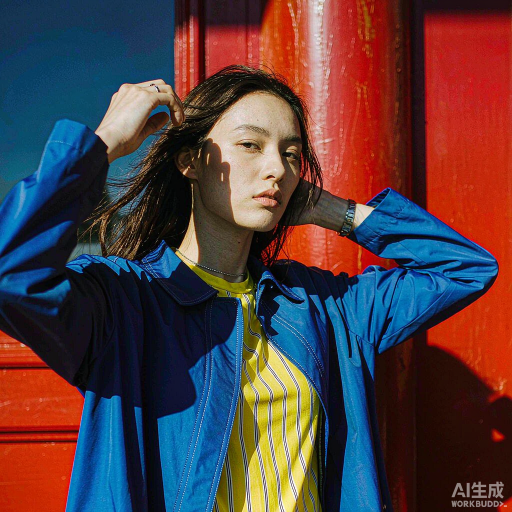
#> input picture tools/thumb-bases/raw/Editorial_photo_shot_in_hard_d_2026-11-02T18-02-45.png, 1024 x 1024 px (shown at 1/2 size); its folder holds 3 pictures in this run
$ python gen-thumb-pack.py
#> lines starting #> are read from the running program, lines starting #| are printed output that depends on the picture
#!/usr/bin/env python
# -*- coding: utf-8 -*-
"""
把取景底片打成一个**本地素材包**（`.yjpack`）—— 缩略图生成器只认这个包。

## 为什么底片要装进包里，而不是散在 tools/thumb-bases/

底片以前是两张散图（base-a.png / base-b.png）。散图的问题是**没有出处**：
图是谁、什么时候、按什么要求生成/挑选的，全靠一句注释。换人接手时无从判断，
于是下一次"顺手换张好看的图"就会把缩略图的可辨识度悄悄弄没（这个坑踩过一次：
逆光黄昏人像缩到 100px 之后六种调色看着一样，等于整页缩略图白做）。

打成 `.yjpack` 之后：
  · 底片和产品里"导入素材包"是**同一个格式**，有清单、有名字、有来源说明；
  · 生成器从包里取图（`zipfile` 直读，不用解压到磁盘），包里没有就报错，
    不会静默退回某个"还在的老文件"；
  · 想换底片 = 换包，不碰代码。

## 底片的选型要求（不是随便找张好看的图）

必须在**缩到 192px 之后**仍然一眼能读出「色相偏移 / 光晕 / 颗粒 / 模糊 / 边缘」这五件事。
实测有效的共同点是：**硬光、高饱和、有明确的大色块彼此相邻**（红墙 / 蓝衣 / 黄条纹 / 蓝天）。
低反差、灰调、逆光的画面在卡片尺寸上各种调色看着一个样 —— 这正是参考项目踩过并写进提交说明的坑。

⚠️ 底片是**生成用素材，不进安装包**（本目录不在 packages/ 下，不被打包）。
   重新打包：`python tools/gen-thumb-pack.py`
   素材来源：`tools/thumb-bases/raw/*.png`（本项目用 AI 生成，无水印区域经中心裁切剔除）
"""
import json
import os
import sys
import zipfile

from PIL import Image

ROOT = os.path.abspath(os.path.join(os.path.dirname(__file__), '..'))
BASE_DIR = os.path.join(ROOT, 'tools', 'thumb-bases')
RAW_DIR = os.path.join(BASE_DIR, 'raw')
PACK = os.path.join(BASE_DIR, 'frames.yjpack')

# 输出边长。生成器最终只用 192px，但底片要留够余量：
# 转场缩略图会把 A/B 两张各自缩放，留 640 才能在缩放后仍然锐利。
SIZE = 640

# [5 lines of commented-out code are left out]
ITEMS = [
    ('a', 'portrait', '人像·硬光', 'Editorial_photo_shot_in_hard_d'),
    ('b', 'scene', '风景·丹霞', 'Landscape_photo_in_hard_midday'),
    ('c', 'food', '美食·红油', 'Close_up_food_photo__extremely'),
    ('d', 'night', '夜色·霓虹', 'Night_city_street_after_rain'),
]


def pick_raw(prefix):
    """按前缀找源图。找不到就报错 —— 不猜、不退回别的图。"""
#> in main, im is the input picture: PIL image 1024x1024 RGB; mean R, G, B 82.6, 60.9, 63.8
    if not os.path.isdir(RAW_DIR):
        raise SystemExit('缺少源素材目录：%s' % RAW_DIR)
    hits = sorted(
        f for f in os.listdir(RAW_DIR)
        if f.startswith(prefix) and f.lower().endswith(('.png', '.jpg', '.jpeg', '.webp'))
    )
    if not hits:
        raise SystemExit('缺少源素材：%s*（在 %s 里）' % (prefix, RAW_DIR))
    return os.path.join(RAW_DIR, hits[-1])


def center_crop(im, size):
    """
    裁出 1:1 底片，**刻意避开右下角**。

    AI 生成图右下角固定带「AI生成 / WORKBUDDY」水印（实测在原图 x≈894-1008、
    y≈959-1008，即最外 15%）。底片会出现在每一张缩略图上，水印必须一点不留 ——
    先切掉右侧与底部各 15% 再在剩下的 85% 里取中心方形，
    这样无论水印具体几像素宽，都落在画外。
    （一开始按"中心 1:1 裁切就能裁掉"处理过，结果水印原样留在了缩略图右下角。）
    """
#> called with size = 640
    w, h = im.size
#> w = 1024; h = 1024
    keep_w = int(w * 0.85)
#> keep_w = 870
    keep_h = int(h * 0.85)
#> keep_h = 870
    im = im.crop((0, 0, keep_w, keep_h))
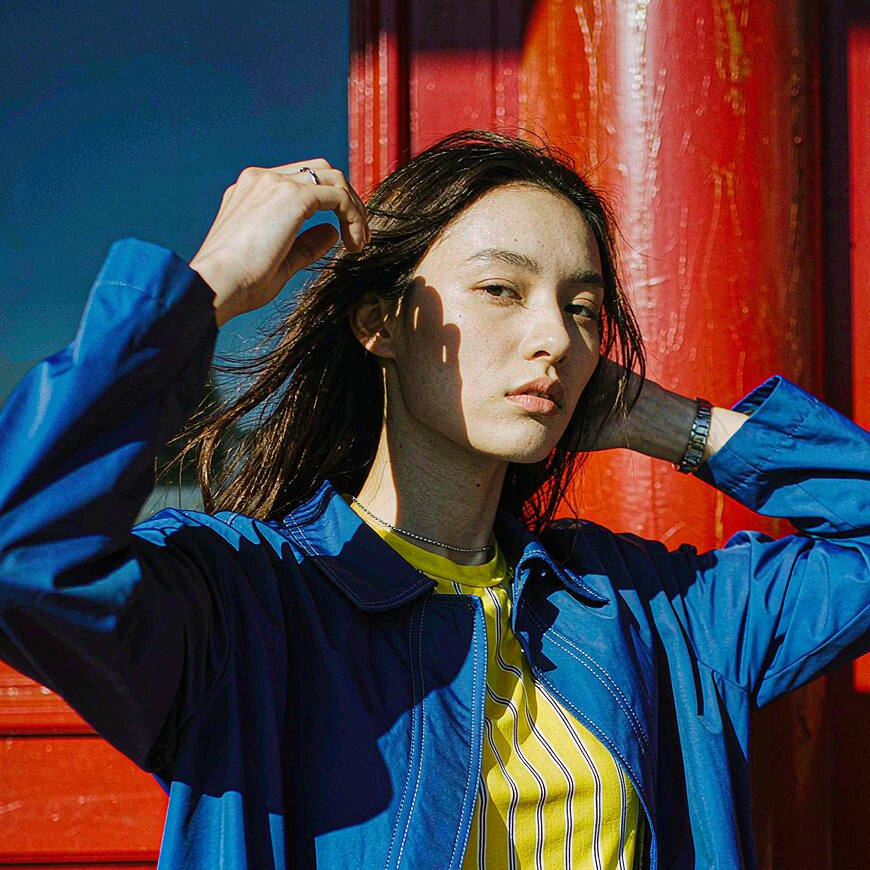
#> im: PIL image 870x870 RGB; mean R, G, B 73.1, 62.3, 68.3
    w, h = im.size
#> w = 870; h = 870
    side = min(w, h)
#> side = 870
    left = (w - side) // 2
#> left = 0
    top = (h - side) // 2
#> top = 0
    im = im.crop((left, top, left + side, top + side))
    return im.resize((size, size), Image.LANCZOS)


def main():
    tmp = os.path.join(BASE_DIR, '_pack_tmp')
    os.makedirs(tmp, exist_ok=True)

    items = []
    for which, slug, label, prefix in ITEMS:
        src = pick_raw(prefix)
        im = Image.open(src).convert('RGB')
        im = center_crop(im, SIZE)
        out = os.path.join(tmp, '%s.png' % slug)
        im.save(out, 'PNG', optimize=True)
        items.append({
            'file': 'images/%s.png' % slug,
            'which': which,
            'label': label,
            'source': os.path.basename(src),
        })
        print('  %-10s %-12s %6.1f KB  <- %s' % (slug, label, os.path.getsize(out) / 1024.0, os.path.basename(src)))
#> pass 2 of the loop in main, `for which, slug, label, prefix in ITEMS:`:
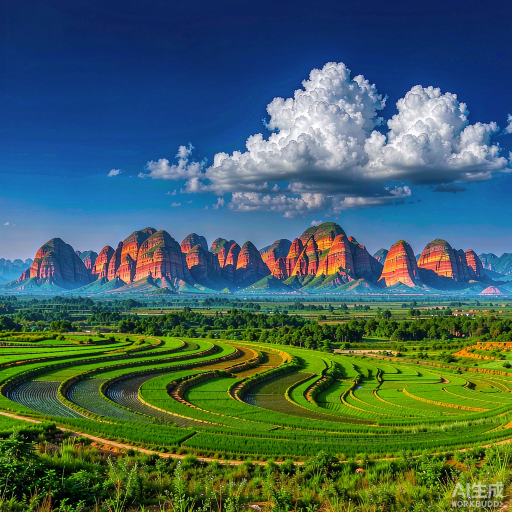
#> input picture tools/thumb-bases/raw/Landscape_photo_in_hard_midday_2026-11-02T18-02-58.png, 1024 x 1024 px (shown at 1/2 size)
#> in main, im is the input picture: PIL image 1024x1024 RGB; mean R, G, B 66.4, 97.7, 91.9
#> in center_crop (call 2), `im = im.crop((0, 0, keep_w, keep_h))`:
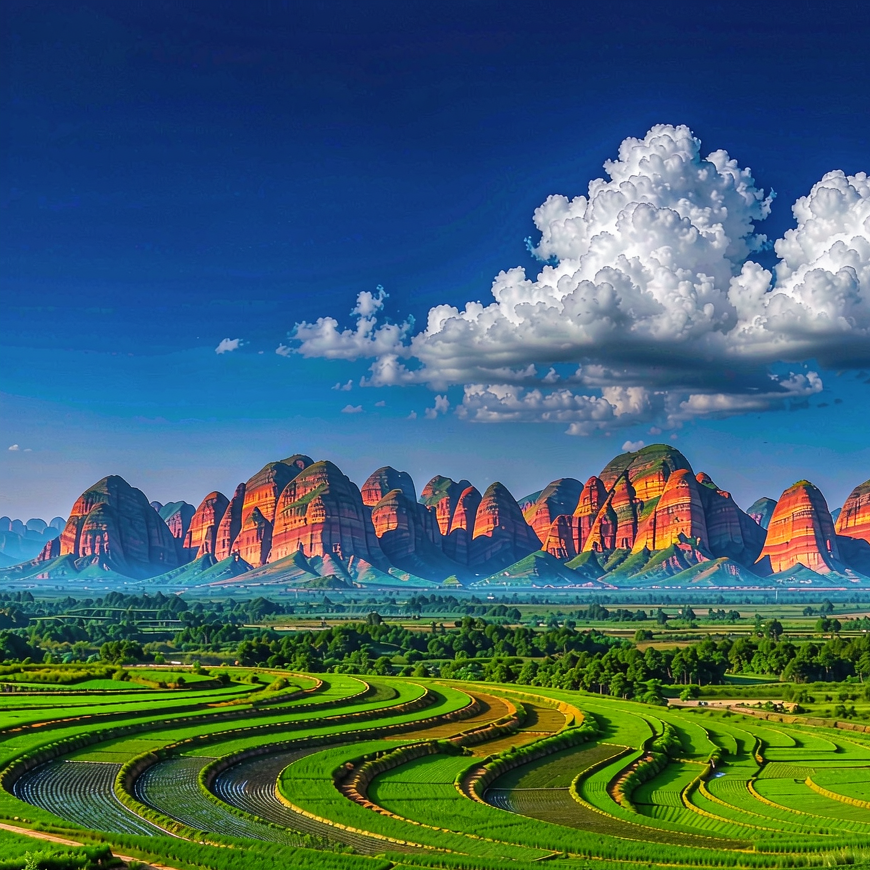
#> im: PIL image 870x870 RGB; mean R, G, B 64.2, 97.6, 105.1
#> pass 3 of the loop in main, `for which, slug, label, prefix in ITEMS:`:
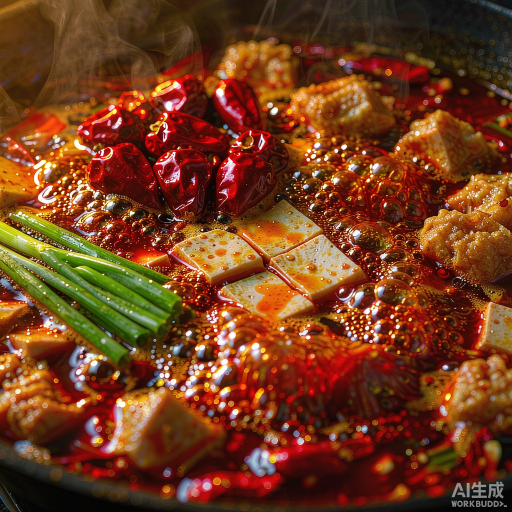
#> input picture tools/thumb-bases/raw/Close_up_food_photo__extremely_2026-11-02T18-03-12.png, 1024 x 1024 px (shown at 1/2 size)
#> in main, im is the input picture: PIL image 1024x1024 RGB; mean R, G, B 115.2, 60.5, 29.6
#> in center_crop (call 3), `im = im.crop((0, 0, keep_w, keep_h))`:
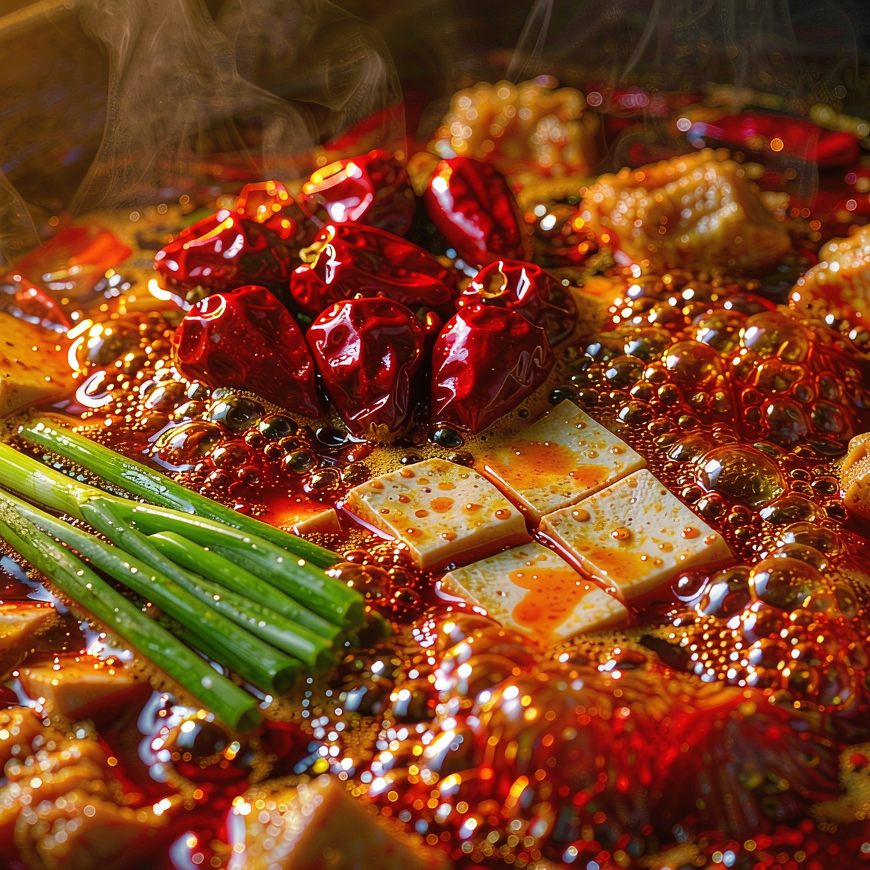
#> im: PIL image 870x870 RGB; mean R, G, B 124.5, 67.2, 32.1
#> in center_crop (call 3), `return im.resize((size, size), Image.LANCZOS)`:
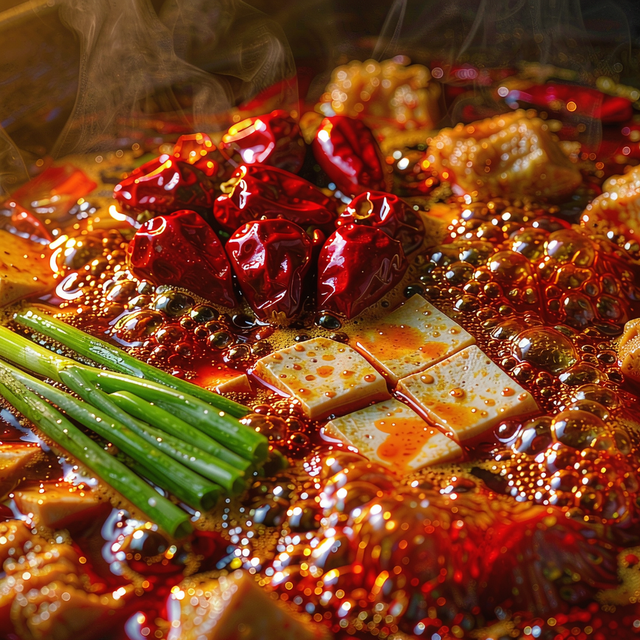
#> returned value: PIL image 640x640 RGB; mean R, G, B 124.5, 67.1, 32.1
#> the loop made 4 passes; the first 3 are shown

    manifest = {
        'schema': 1,
        'id': 'thumb-base',
        'name': '缩略图取景底片',
        'version': '1.0.0',
        'author': '艺镜AI剪辑',
        # kind 取 sticker 是为了"这个包也能被产品导入"时落在有画面的库里；
        # 真正标识用途的是下面的 role —— 生成器只认 role。
        'kind': 'sticker',
        'role': 'thumb-base',
        'note': '构建期取景素材，不进安装包。换底片请改 tools/gen-thumb-pack.py 的 ITEMS。',
        'items': items,
    }

    tmp_manifest = os.path.join(tmp, 'manifest.json')
    with open(tmp_manifest, 'w', encoding='utf-8') as fh:
        json.dump(manifest, fh, ensure_ascii=False, indent=2)

    with zipfile.ZipFile(PACK, 'w', zipfile.ZIP_DEFLATED, compresslevel=9) as z:
        z.write(tmp_manifest, 'manifest.json')
        for it in items:
            z.write(os.path.join(tmp, os.path.basename(it['file'])), it['file'])

    print('\n写好 %s（%.1f KB，%d 张底片）' % (PACK, os.path.getsize(PACK) / 1024.0, len(items)))
    return 0


if __name__ == '__main__':
#> (the run stopped early here; a loop or call above may not have finished)
